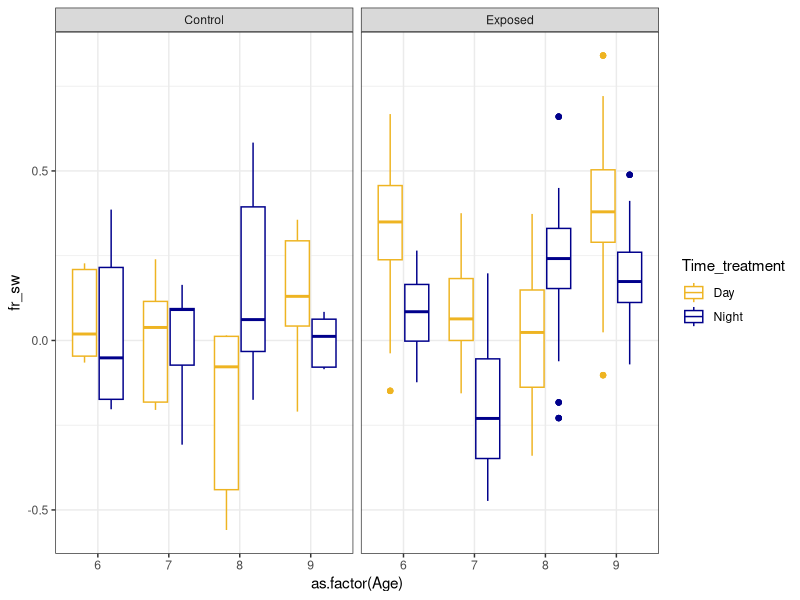
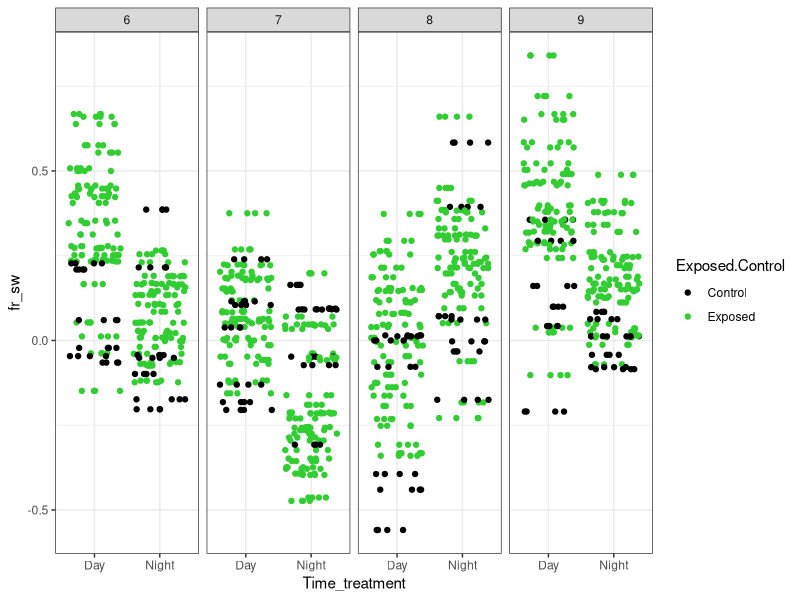
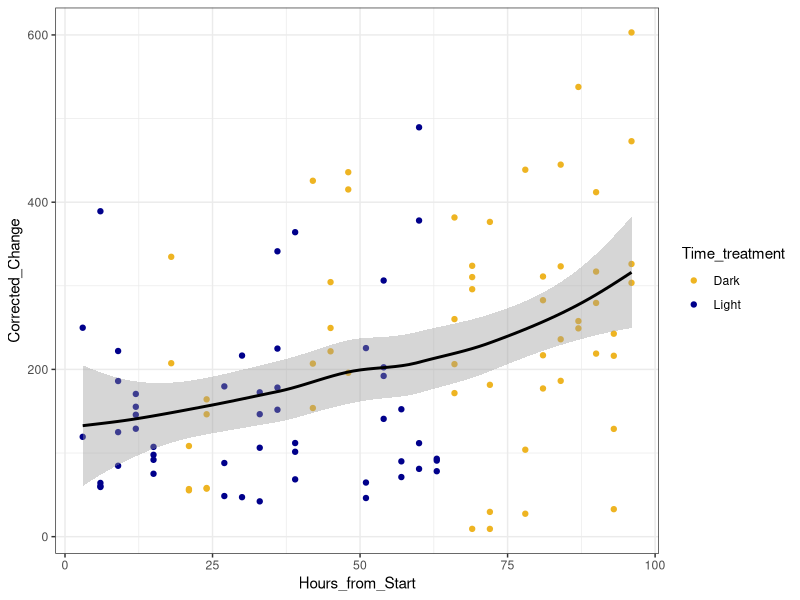
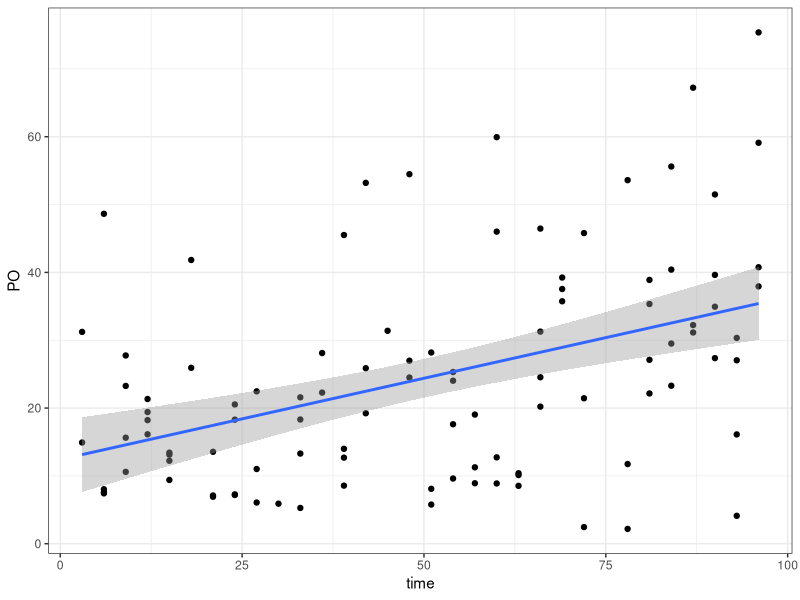
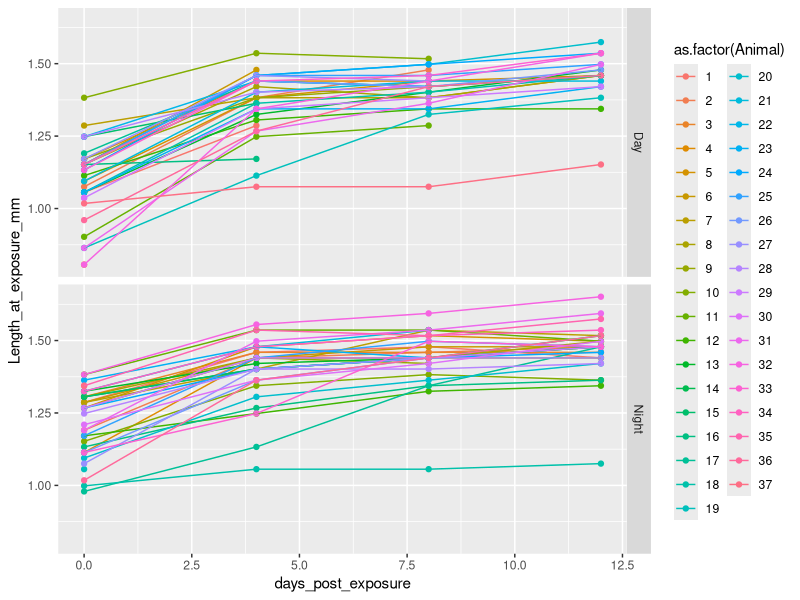
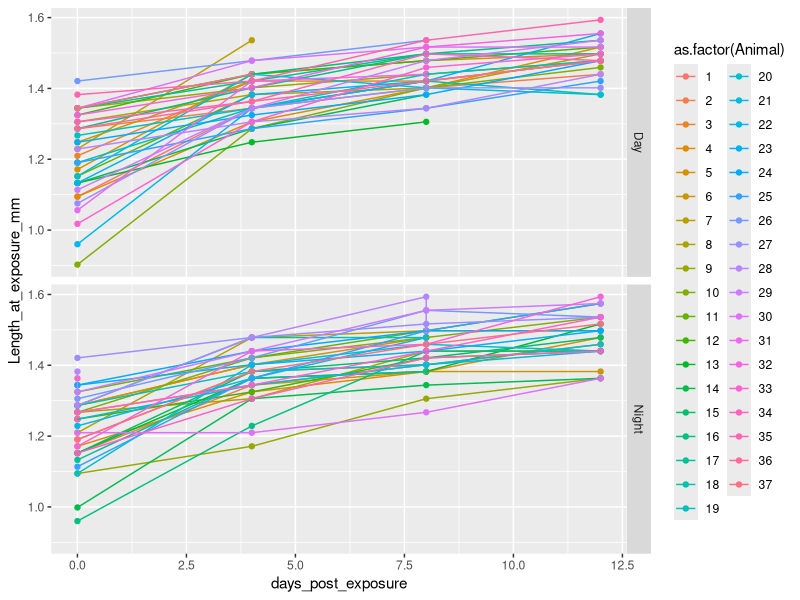
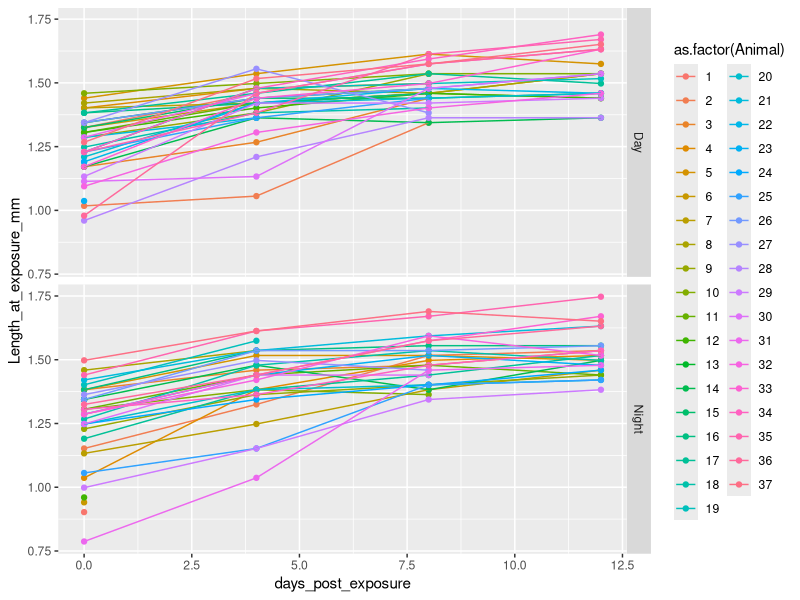
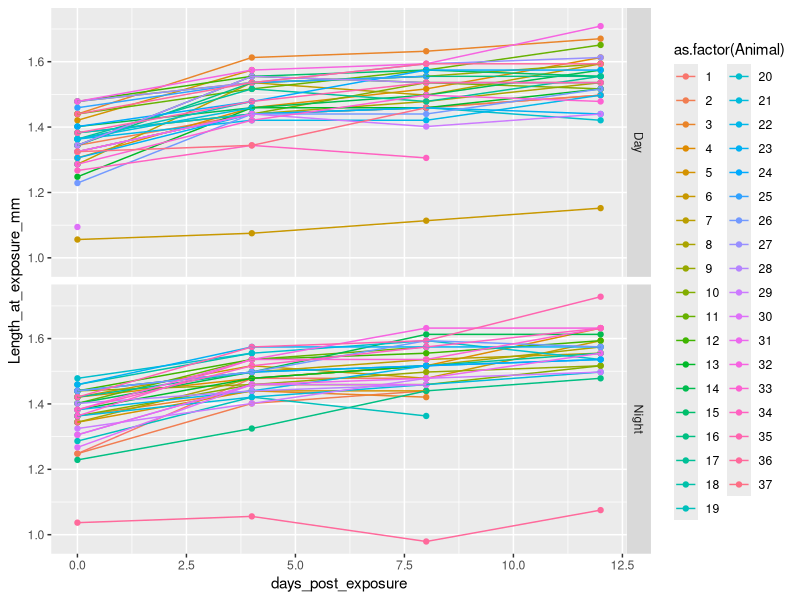

Generate these figures, in order, with R:
## ---- chunk 1

library(tidyverse)
library(patchwork)

knitr::opts_chunk$set(echo = TRUE)
## ---- chunk 2
feed_data<-read.csv("data/feeding_data_3.28.21.csv", header=T)

po<-read.csv("data/4_Day_PO.csv", header = T) #Corrected_Change is the Active PO per sample (~8 ind. per sample)

po_correct<- # sample number is arbitrary
  read_csv("data/PO_biodare_sample_correction.csv") %>%
  pivot_longer(cols = 2:5, names_sep = "_", 
               names_to = c(NA,"sample"), values_to = "PO")

growth<-read.csv("data/growth_data_3.28.21.csv", header=T)

life<-read.csv("data/life_data_3.28.21.csv", header =T)

## ---- chunk 3
#calculate the mean of the controls for each plate
summary_data <- feed_data %>%
  group_by(Plate_Control) %>%
  mutate(control_mean = mean(Control_Flour_Reading, na.rm = T)) %>%
  select(Plate_Control, control_mean) %>%
  distinct() %>% as.data.frame()

#remove extra row
summary_data  <- summary_data[!(summary_data$Plate_Control == ""),]

#match control mean with plate treatment
map = setNames(summary_data$control_mean,summary_data$Plate_Control)
feed_data$control_mean <- map[as.character(feed_data$Plate_Treatment)]

#volume, mL
v = 10

#time, hours
t = 9

##difference in feeding compared to control
k=feed_data$control_mean/feed_data$Flourometry_Reading

##calculate feeding rate (Sarnelle and Wilson)
feed_data$fr_sw <- log(k) * (v/t)

#calculate mean feeding rate per animal (keep rate > 0)
animal_mean <- feed_data %>%
  #keep fr_sw values > 0
  #filter(fr_sw > 0) %>% #this removes 64 animals...
  #group based on these variables
  group_by(Time_treatment, Age, Animal, Exposed.Control) %>%
  #means based on groups above
  summarise(fr_sw = mean(fr_sw, na.rm=TRUE)) 

## ---- chunk 4
#combine feeding rates with life history data 
merge(animal_mean, life, by=c("Age", "Time_treatment", "Animal", "Exposed.Control"), keep=TRUE) %>%
  mutate(id = paste(Age,
                    Time_treatment,
                    Animal,
                    Exposed.Control, 
                    sep = "_")) %>%
           as.data.frame()->all.data


#create id for growth data 
growth %>%
  mutate(id = paste(Age,
                    Time_treatment,
                    Animal,
                    Exposed.Control, 
                    sep = "_")) %>%
           as.data.frame()->growth
# join growth data to feeding rate and life history data
all.data <- inner_join(all.data, growth, by = c("Age", "Time_treatment", "Animal", "Exposed.Control", "id"))
## ---- chunk 5
all.data %>%
  filter(Sex == "F")%>%
  ggplot()+
  geom_boxplot(aes(x=as.factor(Age), y=fr_sw, color=Time_treatment))+
  scale_color_manual(values=c("goldenrod2", "darkblue"))+
  facet_grid(.~Exposed.Control)+
  theme_bw()

all.data %>%
  filter(Sex == "F")%>%
  ggplot()+
  geom_jitter(aes(x=Time_treatment, y=fr_sw, color=Exposed.Control))+
  scale_color_manual(values=c("black", "limegreen"))+
  facet_grid(.~Age)+
  theme_bw()

## ---- chunk 6
po %>%
  ggplot()+
  geom_point(aes(x=Hours_from_Start, y =Corrected_Change, color=Time_treatment))+
  scale_color_manual(values=c("goldenrod2", "darkblue"))+
  geom_smooth(aes(x=Hours_from_Start, y =Corrected_Change), color="black", span=1)+
  theme_bw()

po_correct %>%
  ggplot() +
  geom_point(aes(x = time, y = PO, group = sample)) +
  geom_smooth(aes(x = time, y = PO), method = "lm") +
  theme_bw()
## ---- chunk 7
growth %>%
  filter(Age == 6) %>%
  ggplot(aes(x=days_post_exposure, y=Length_at_exposure_mm, color=as.factor(Animal)))+
  geom_point()+
  geom_line()+
  facet_grid(Time_treatment~.)

growth %>%
  filter(Age == 7) %>%
  ggplot(aes(x=days_post_exposure, y=Length_at_exposure_mm, color=as.factor(Animal)))+
  geom_point()+
  geom_line()+
  facet_grid(Time_treatment~.)

growth %>%
  filter(Age == 8) %>%
  ggplot(aes(x=days_post_exposure, y=Length_at_exposure_mm, color=as.factor(Animal)))+
  geom_point()+
  geom_line()+
  facet_grid(Time_treatment~.)

growth %>%
  filter(Age == 9) %>%
  ggplot(aes(x=days_post_exposure, y=Length_at_exposure_mm, color=as.factor(Animal)))+
  geom_point()+
  geom_line()+
  facet_grid(Time_treatment~.)

#lag and lead

## ---- chunk 8

# infection prevalence
all.data %>%
  filter(Time_treatment == "Exposed" | Sex == "F") %>%
  ggplot(aes(x=Age, y=infected, color=Time_treatment))+
  scale_color_manual(values=c("goldenrod2", "darkblue"))+
  geom_jitter(width = .1, height = .1)+
  geom_smooth(method="lm")+
  scale_y_continuous(limits=c(-.1,1))+
  scale_x_continuous(breaks=c(6,7,8,9))+
  theme_bw()


#infection intensity
life %>%
  filter(Time_treatment == "Exposed"| Sex == "F") %>%
  ggplot(aes(x=Age, y=spore_counts, color=Time_treatment))+
  scale_color_manual(values=c("goldenrod2", "darkblue"))+
  #geom_jitter(width=.25)+
  geom_point()+
  geom_smooth(method="lm")+
  theme_bw()

## ---- chunk 9

#total offspring
all.data %>%
  filter(Sex == "F") %>%
  #filter(infected != "NA") %>%     #removes controls
  ggplot(aes(x=Time_treatment, y=total_offspring, fill=as.factor(infected)))+
  geom_boxplot()+
  facet_grid(~Age)


#age at first clutch
all.data %>% 
  filter(Sex == "F") %>%
  #filter(infected != "NA") %>%     #removes controls
  ggplot(aes(x=Time_treatment, y=age_at_first_clutch, fill=as.factor(infected)))+
  geom_boxplot()+
  facet_grid(~Age)

## ---- chunk 10

#Does PO differ across a day (Resting = Light hours, Active = dark hours) and across ages? 
summary(po_model<-glm(Corrected_Change ~ Phase*as.factor(Age), data=po))
plot(po_model)

newdata<-expand.grid(Phase=c("Active", "Resting"), Age = 6:9)
newdata$preds<-predict(po_model, newdata=newdata)

newdata %>%
  ggplot()+
  geom_line(aes(x=Age, y=preds, color=Phase))+
  geom_point(po, mapping=aes(x=Age, y=Corrected_Change, color=Phase), alpha = 0.5)
## ---- chunk 11
prev <- all.data %>%
  filter(Exposed.Control == "Exposed", 
         days_post_exposure == 0) %>%
  group_by(Age, Time_treatment) %>%
  summarise(inf = sum(infected, na.rm=T),
            n = n(),
            prev = inf/n)

prev %>% knitr::kable()

prev %>% ggplot() +
  geom_point(aes(x = Age, y = prev, col = Time_treatment)) +
  geom_line(aes(x = Age, y = prev, col = Time_treatment)) +
  ylim(0,1)
## ---- chunk 12
# get subset for infection and spore count analysis
# arbitrarily choose 0 days post exposure since the data is duplicated for each days_post_exposure
reg_data <- filter(all.data, Exposed.Control == "Exposed", days_post_exposure == 0) 

# logistic regression
# model 1: Time_treatment only
inf_time <- glm(infected ~ Time_treatment, family = binomial , data = reg_data)
# model 2: common linear effect of age with Time_treatment specific intercepts
inf_main <- glm(infected ~ Age + Time_treatment, family = binomial, data = reg_data)
# model 3: Time_treatment specific intercept and slopes
inf_full_lin <- glm(infected ~ Age * Time_treatment, family = binomial, data = reg_data)
# model 4: full interaction model with age as categorical
inf_full_cat <- glm(infected ~ factor(Age) * Time_treatment, family = binomial , data = reg_data)

# 
summary(inf_time)
summary(inf_main)
summary(inf_full_lin)
summary(inf_full_cat)

# residual plots
plot(inf_time, 1)
plot(inf_main, 1)
plot(inf_full_lin, 1)
plot(inf_full_cat, 1)
## ---- chunk 13
# likelihood ratio test for significance of linear age term
# marginally significant
car::Anova(inf_main, test = "LR")

# likelihood ratio test for significance of exposure time specific effect of age
# Not significant
car::Anova(inf_full_lin, test = "LR")

## ---- chunk 14
AIC(inf_time, inf_main, inf_full_lin, inf_full_cat) %>%
  mutate(deltaAIC = AIC - min(AIC)) %>% add_column(model = c("time", "Age + time", "Age*time", "factor(Age)*time"), .before = 1)
## ---- chunk 15
zero_summary <- 
  all.data %>% filter(Exposed.Control == "Exposed", days_post_exposure == 0) %>%
  group_by(Age, Time_treatment) %>%
  summarise(mean_spore_counts = mean(spore_counts, na.rm = TRUE),
            var_spore_counts = var(spore_counts, na.rm = TRUE),
            n_zeros = sum(spore_counts == 0, na.rm = TRUE),
            n_na = sum(is.na(spore_counts)),
            n_infected = sum(infected == 1, na.rm = TRUE),
            n_animals = n())
zero_summary %>% knitr::kable(digits = 2)
## ---- chunk 16
spore_pois <- glm(spore_counts ~ as.factor(Age) * Time_treatment, family = poisson(), data=reg_data)
spore_nb <- MASS::glm.nb(spore_counts ~ as.factor(Age) * Time_treatment,  data=reg_data)

summary(spore_pois)
summary(spore_nb)
## ---- chunk 17
library(pscl)
# poisson
hurdle_poisson_full <-   hurdle(spore_counts ~ as.factor(Age) * Time_treatment | as.factor(Age) + Time_treatment, 
       dist = "poisson", zero.dist = "binomial", data = reg_data)
zi_poisson_full <- zeroinfl(spore_counts ~ as.factor(Age) * Time_treatment | as.factor(Age) + Time_treatment, 
       dist = "poisson", link = "logit", data = reg_data)
hurdle_poisson_main <-   hurdle(spore_counts ~ as.factor(Age) + Time_treatment | as.factor(Age) + Time_treatment, 
       dist = "poisson", zero.dist = "binomial", data = reg_data)
zi_poisson_main <- zeroinfl(spore_counts ~ as.factor(Age) + Time_treatment | as.factor(Age) + Time_treatment, 
       dist = "poisson", link = "logit", data = reg_data)
# negative binomial
hurdle_nb_full <-   hurdle(spore_counts ~ as.factor(Age) * Time_treatment | as.factor(Age) + Time_treatment,
       dist = "negbin", zero.dist = "binomial", data = reg_data)
zi_nb_full <- zeroinfl(spore_counts ~ as.factor(Age) * Time_treatment | as.factor(Age) + Time_treatment,
       dist = "negbin", link = "logit", data = reg_data)
hurdle_nb_main <-   hurdle(spore_counts ~ as.factor(Age) + Time_treatment | as.factor(Age) + Time_treatment,
       dist = "negbin", zero.dist = "binomial", data = reg_data)
zi_nb_main <- zeroinfl(spore_counts ~ as.factor(Age) + Time_treatment | as.factor(Age) + Time_treatment,
       dist = "negbin", link = "logit", data = reg_data)
zi_nb_lin_age_int <- zeroinfl(spore_counts ~ Age * Time_treatment | as.factor(Age) + Time_treatment,
       dist = "negbin", link = "logit", data = reg_data)
zi_nb_lin_age_main <- zeroinfl(spore_counts ~ Age + Time_treatment | as.factor(Age) + Time_treatment,
       dist = "negbin", link = "logit", data = reg_data)
## ---- chunk 18
# AIC(zi_poisson_full,hurdle_poisson_main,zi_poisson_main,
#     zi_nb_full,hurdle_nb_main,zi_nb_main) %>%
AIC(zi_nb_lin_age_int,
    zi_nb_lin_age_main) %>%

  mutate(deltaAIC = AIC - min(AIC))
## ---- chunk 19
summary(zi_nb_full)
summary(zi_nb_main)
summary(hurdle_nb_main)
summary(zi_nb_lin_age_main)
## ---- chunk 20
zero_summary$response <- predict(zi_nb_lin_age_main, newdata = zero_summary, type = "response")
zero_summary$count <- predict(zi_nb_lin_age_main, newdata = zero_summary, type = "count")
zero_summary$prob_zero <- predict(zi_nb_lin_age_main, newdata = zero_summary, type = "zero")

zero_summary %>% knitr::kable(digits = 2)
## ---- chunk 21
zero_summary$zeros_zi_full <- predict(zi_nb_full, newdata = zero_summary,  type = "zero")

zero_summary %>% 
  mutate(zeros_zi_full = zeros_zi_full * n_animals) %>%
  select(Time_treatment, n_zeros, zeros_zi_full , n_infected)
